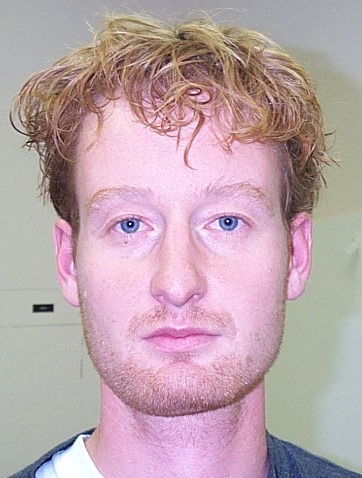
%> input picture db1_10.jpg, 362 x 478 px
$ octave --eval "result = mouthmapLisa(imread('db1_10.jpg'));"   (GNU Octave 9; MATLAB toolbox functions it lacks are replaced by stand-ins)
%> lines starting %> are read from the running program, lines starting %| are printed output that depends on the picture; in (x1, y1, x2, y2) boxes, pixels count from 0 and x2, y2 are one past the last pixel; in counts of white or black regions, pixels touching at a corner belong together; the program's own positions count from 1
### normalizeChannel.m
function normalizedChannel = normalizeChannel(channel)
% Do not use if input channel has infinite values!

normalizedChannel = (channel - min(channel(:))) / (max(channel(:)) - min(channel(:)));

### mouthmapLisa.m
%%%%%%%%%%%%%%%%%%%%%%%%%%
%
% Skapar mouth map enligt metod f鰎eslagen i
% FACE DETECTION IN COLOR IMAGES
% Rein-Lien Hsu et al.
%
%%%%%%%%%%%%%%%%%%%%%%%%%%

% close all
% clear all
% clc
%
% imRGB = imread('db1_10.jpg');

function [out] = mouthmapLisa(imRGB)

imRGB=im2double(imRGB);
imYCbCr = rgb2ycbcr(imRGB);
%> imYCbCr: size 478x362x3 double; mean of channels 1, 2, 3 0.645, 0.499, 0.541

%% Isolate Y Cb and Cr
Y = imYCbCr(:,:,1);
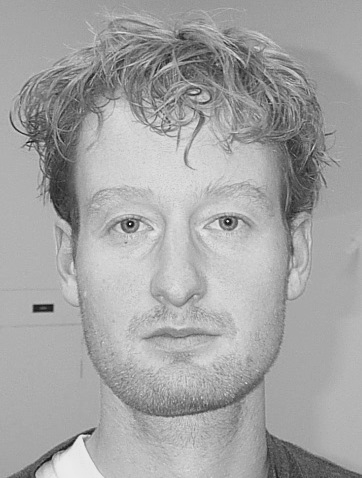
%> Y: size 478x362 double; min 0.0688, max 0.922, mean 0.645
Cb = imYCbCr(:,:,2);
Cr= imYCbCr(:,:,3);
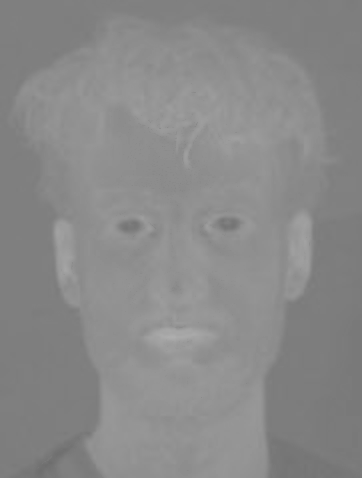
%> Cr: size 478x362 double; min 0.43, max 0.684, mean 0.541

%% normalize channels
Y = normalizeChannel(Y);
Cb = normalizeChannel(Cb);
%> in normalizeChannel (call 2), `normalizedChannel = (channel - min(channel(:))) / (max(channel(:)) - m..`:
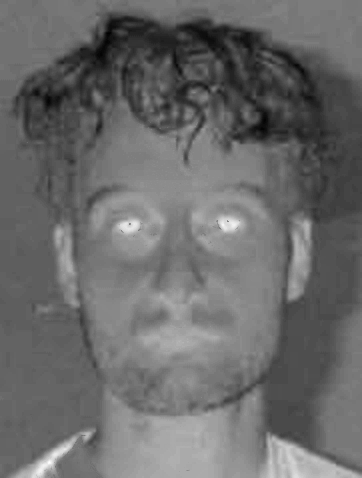
%> normalizedChannel: size 478x362 double; min 0, max 1, mean 0.418
Cr = normalizeChannel(Cr);
%> in normalizeChannel (call 3), `normalizedChannel = (channel - min(channel(:))) / (max(channel(:)) - m..`:
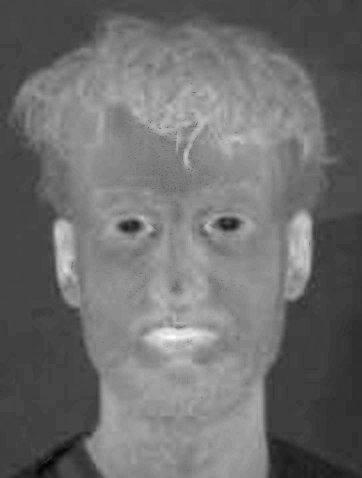
%> normalizedChannel: size 478x362 double; min 0, max 1, mean 0.435

%% Create mouth map
Cr2 = Cr.^2;
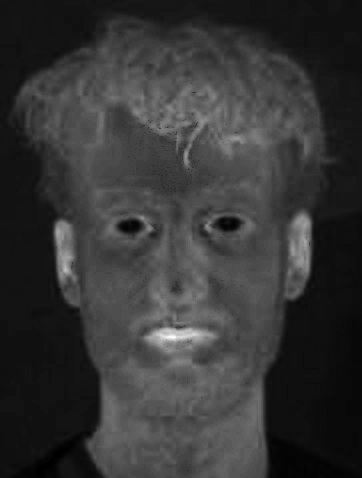
%> Cr2: size 478x362 double; min 0, max 1, mean 0.214
Cr2 = normalizeChannel(Cr2);

CrCb = Cr./Cb;
CrCb = imadjust(CrCb,stretchlim(CrCb),[0 1]);
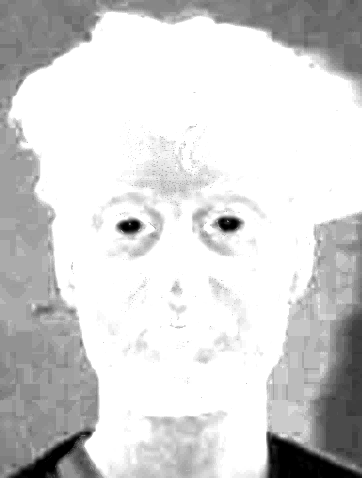
%> CrCb: size 478x362 double; min 0, max 1, mean 0.828

%What is this n
n = 0.95*mean(Cr2(:))/mean(CrCb(:));
%> n = 0.245

MouthMap =   Cr2 - n*CrCb;
% MouthMap = normalizeChannel(MouthMap);
MouthMap = MouthMap.*MouthMap;
% MouthMap = normalizeChannel(MouthMap);
MouthMap = MouthMap.*Cr2;
MouthMap = normalizeChannel(MouthMap);

% min = min(min(MouthMap))
% max = max(max(MouthMap))


%% Dilate

se = strel('disk',10);
MouthMap = imdilate(MouthMap,se);

out = MouthMap > 0.5;
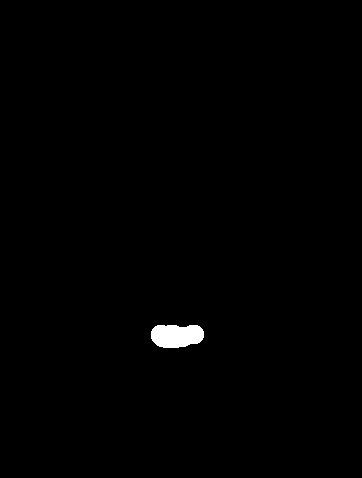
%> out: size 478x362 logical; 0.6% white; 1 white region, box (x1, y1, x2, y2) and area: (151, 325, 204, 348) 1031

end
% figure
% imshow(out)

$ run again, on db1_02.jpg
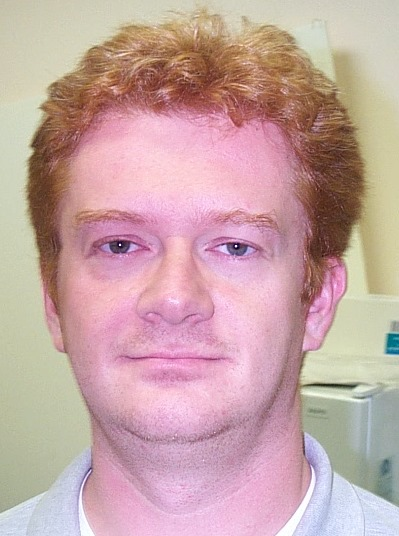
%> input picture db1_02.jpg, 399 x 536 px
%> imYCbCr: size 536x399x3 double; mean of channels 1, 2, 3 0.654, 0.482, 0.558
%> in mouthmapLisa, `CrCb = imadjust(CrCb,stretchlim(CrCb),[0 1]);`:
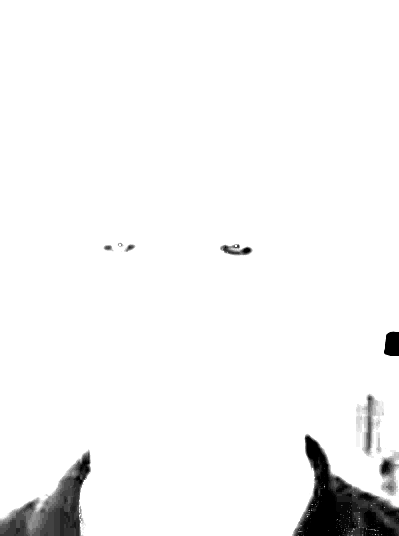
%> CrCb: size 536x399 double; min 0, max 1, mean 0.962
%> n = 0.546
%> in mouthmapLisa, `out = MouthMap > 0.5;`:
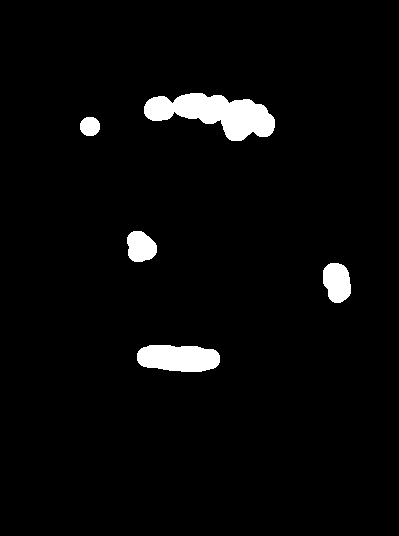
%> out: size 536x399 logical; 3.4% white; 5 white regions, box (x1, y1, x2, y2) and area: (144, 93, 275, 141) 3572, (137, 345, 220, 372) 1864, (323, 263, 351, 303) 888, (127, 231, 157, 262) 728, (80, 117, 100, 136) 312
